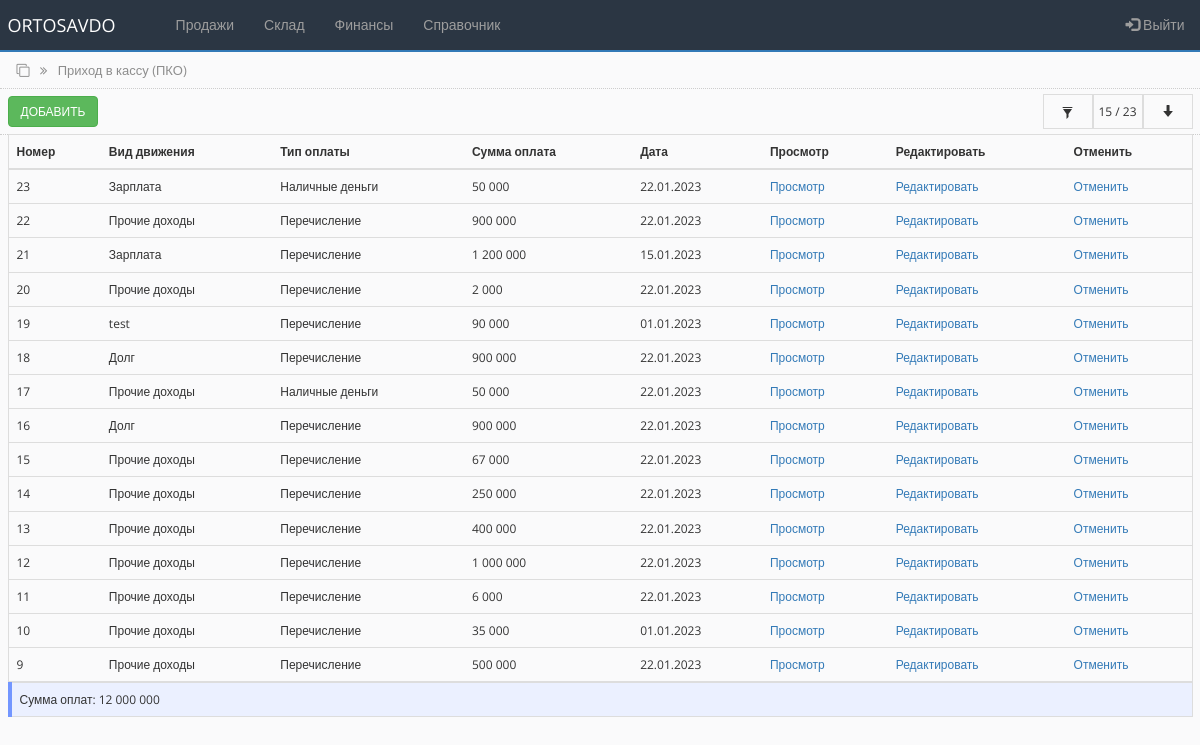
/cash_in.php (signed in), run on the app's committed database.
### tables this page shows
CREATE TABLE `cashbox` (
  `id` int(100) NOT NULL,
  `types_id` varchar(250) NOT NULL,
  `sum_in` int(100) NOT NULL DEFAULT '0',
  `sum_out` int(100) NOT NULL DEFAULT '0',
  `type_payment` varchar(250) NOT NULL,
  `comment` varchar(250) NOT NULL,
  `date_cash` date NOT NULL
);

CREATE TABLE `state_in` (
  `id` int(100) NOT NULL,
  `name` varchar(250) NOT NULL,
  `status_id` int(100) NOT NULL
);

### bot_lib.php (called while the page is built, shortened)
<?php
function get_status_in($connect, $id){
	$query = "SELECT * FROM state_in WHERE id='$id'";
	$result = mysqli_query($connect, $query);
	$state = mysqli_fetch_assoc($result);
	return $state;
}
?>

### cash_in.php (the view, shortened to what this page needs)
<?php
include('settings.php');
include('bot_lib.php');
$query = "SELECT * FROM cashbox WHERE sum_in!='0' ORDER BY id DESC";
$limit = 15;
if (isset($_POST['id_state']) AND isset($_POST['from_date']) AND isset($_POST['to_date'])) {
   $id_state = $_POST['id_state'];
   $fr_date = $_POST['from_date'];
   $to_date = $_POST['to_date'];
   $bg_sts = '#ebf0ff';
   $display_sts = 'none';
   $display_sts_filer_on = 'true';
    $query = "SELECT * FROM cashbox WHERE types_id = '$id_state' AND sum_in!='0' AND date_cash >= '$fr_date' AND date_cash <= '$to_date' ORDER BY id DESC";
    $all_debt_query = "SELECT sum(sum_in) as all_debt, count(id) as allcount FROM cashbox WHERE types_id = '$id_state' AND sum_in!='0' AND date_cash >= '$fr_date' AND date_cash <= '$to_date' ORDER BY id DESC";
}
else {
    $query = "SELECT * FROM cashbox WHERE sum_in!='0' ORDER BY id desc LIMIT 0,".$limit;
    $all_debt_query = "SELECT sum(sum_in) as all_debt, count(id) as allcount FROM cashbox WHERE sum_in!='0'";
}
$all_debt_result = mysqli_query ($connect, $all_debt_query);
$all_debt_fetch = mysqli_fetch_array($all_debt_result);
$all_debt = $all_debt_fetch['all_debt'];
$all_count = $all_debt_fetch['allcount'];
$rs_result = mysqli_query ($connect, $query);
?>
<!DOCTYPE html>
<html lang="ru">
<head>
    <link rel="stylesheet" href="https://maxcdn.bootstrapcdn.com/bootstrap/3.4.1/css/bootstrap.min.css">
    <link rel="stylesheet" href="https://cdnjs.cloudflare.com/ajax/libs/font-awesome/4.7.0/css/font-awesome.min.css">
    <link rel="stylesheet" href="css/bootstrap-grid.min.css">
    <link rel="stylesheet" href="https://cdnjs.cloudflare.com/ajax/libs/selectize.js/0.15.2/css/selectize.default.min.css" />
    <link rel="stylesheet" href="css/style.css">
</head>
<body>
<?php include 'partSite/nav.php'; ?>
<div class="page_name">
    <div class="container-fluid">
        <i class="fa fa-clone" aria-hidden="true"></i>
        <i class="fa fa-angle-double-right right_cus"></i>
        <span class="right_cus">Приход в кассу (ПКО)</span>
    </div>
</div>
<div class="toolbar">
        <div class="container-fluid">
            <div class="toolbar_wrapper">
                <div class="toolbar_wrapper">
                <div><a href="cash_in_add.php"> <button type="button" class="btn btn-success">Добавить</button> </a></div>
                <div class="filter-container">
                    <div style="background-color:<?php echo $bg_sts;?>" class="filter-container-item first" data-toggle="modal" data-target="#filter">
                     <span class="glyphicon glyphicon-filter"></span>
                    </div>
                    <div style="display:<?php echo $display_sts;?>" class="filter-container-item">
                        <span><span id="row_c"><?php echo $limit; ?></span> / <?php echo $all_count; ?></span>
                    </div>
                    <div style="display:<?php echo $display_sts;?>" class="filter-container-item">
                        <div class="loadmore">
                            <button class="btn btn-outline-info" type="button" id="loadBtn" value="+10"><span class="glyphicon glyphicon-arrow-down"></span></button>
                        </div>
                    </div>
                </div>
            </div>
        </div>
</div>
<div class="all_table" style="margin-top:5px;">
    <div class="container-fluid">
        <table class="table table-hover">
        <thead>
            <tr>
            <th scope="col">Номер</th>
            <th scope="col">Вид движения</th>
            <th scope="col">Тип оплаты</th>
            <th scope="col">Сумма оплата</th>
            <th scope="col">Дата</th>
            <th scope="col">Просмотр</th>
            <th scope="col">Редактировать</th>
            <th scope="col">Отменить</th>
            </tr>
        </thead>
        <tbody class="postList">
        <?php
            while ($row = mysqli_fetch_array($rs_result)) {
        ?>
            <tr>
            <td><?php echo $row["id"]; ?></td>
            <td><?php $name  = get_status_in($connect, $row["types_id"]); echo $name["name"]; ?></td>
            <td><?php echo $row['type_payment']; ?></td>
            <td><?php echo number_format($row['sum_in'], 0, ',', ' '); ?></td>
            <td><?php echo $date = date("d.m.Y", strtotime($row["date_cash"])); ?></td>
            <td><a href="#">Просмотр</a></td>
            <td><a href="#">Редактировать</a></td>
            <td><a href="#">Отменить</a></td>
            </tr>
        <?php
            };
        ?>
        </tbody>
        </table>
        <table class="table table-hover" style="background-color:#ebf0ff; border-left: 4px solid #7396ff;">
            <tr>
                <td style="text-align:left;">Сумма оплат: <?php echo number_format($all_debt, 0, ',', ' '); ?></td>
            </tr>
        </table>
    </div>
</div>
</body>
</html>

### css/style.css (style rules this page uses)
* { box-sizing:border-box;margin:0;padding:0;transition:all 0.01s }
body { background-color:#FAFAFB;font-family:"Open Sans",sans-serif;font-size:12px }
.page_name { width:100%;height:37px;padding:9px;margin-top:-20px;border-bottom:1px dotted #CDCDCD;color:#8d8d8d;font-size:13px }
.right_cus { margin-left:7px }
.toolbar { width:100%;height:46px;margin:0;padding:5px 0;border-bottom:1px dotted #CDCDCD }
.toolbar .btn { text-transform:uppercase;font-size:12px }
.table { border-collapse:collapse;border:1px solid #dddddd;margin-bottom:0px;padding-top:10px }
.toolbar_wrapper { width:100%;display:flex;justify-content:space-between;align-items:center }
.filter-container { min-height:35px;display:grid;grid-template-columns:auto auto auto;align-items:center;justify-content:end;background-color:#fafafb }
.filter-container .first { cursor:pointer }
.filter-container-item { display:flex;align-items:center;justify-content:center;min-width:50px;height:100%;padding:0 3px;border:1px solid #dddddd }
.filter-container-item button { width:100%;background-color:#fafafb;outline:none !important }

### data on the page
cashbox: id "23", state_in.name "Зарплата", type_payment "Наличные деньги", sum_in "50 000", date_cash "22.01.2023"
cashbox: id "22", state_in.name "Прочие доходы", type_payment "Перечисление", sum_in "900 000", date_cash "22.01.2023"
cashbox: id "21", state_in.name "Зарплата", type_payment "Перечисление", sum_in "1 200 000", date_cash "15.01.2023"
cashbox: id "20", state_in.name "Прочие доходы", type_payment "Перечисление", sum_in "2 000", date_cash "22.01.2023"
cashbox: id "19", state_in.name "test", type_payment "Перечисление", sum_in "90 000", date_cash "01.01.2023"
cashbox: id "18", state_in.name "Долг", type_payment "Перечисление", sum_in "900 000", date_cash "22.01.2023"
cashbox: id "17", state_in.name "Прочие доходы", type_payment "Наличные деньги", sum_in "50 000", date_cash "22.01.2023"
cashbox: id "16", state_in.name "Долг", type_payment "Перечисление", sum_in "900 000", date_cash "22.01.2023"
cashbox: id "15", state_in.name "Прочие доходы", type_payment "Перечисление", sum_in "67 000", date_cash "22.01.2023"
cashbox: id "14", state_in.name "Прочие доходы", type_payment "Перечисление", sum_in "250 000", date_cash "22.01.2023"
cashbox: id "13", state_in.name "Прочие доходы", type_payment "Перечисление", sum_in "400 000", date_cash "22.01.2023"
cashbox: id "12", state_in.name "Прочие доходы", type_payment "Перечисление", sum_in "1 000 000", date_cash "22.01.2023"
cashbox: id "11", state_in.name "Прочие доходы", type_payment "Перечисление", sum_in "6 000", date_cash "22.01.2023"
cashbox: id "10", state_in.name "Прочие доходы", type_payment "Перечисление", sum_in "35 000", date_cash "01.01.2023"
cashbox: id "9", state_in.name "Прочие доходы", type_payment "Перечисление", sum_in "500 000", date_cash "22.01.2023"

### other printed values
$limit "15"
$all_count "23"
$all_debt "12 000 000"
